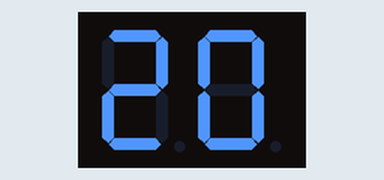
Simulated run of this sketch. Board: Arduino Uno, built with avr-gcc and run on an emulated ATmega328P. On the bench: 2-digit seven-segment display. Wiring (from diagram.json): 2-digit 7-segment display, segments lit when LOW: segments pin 1, pin 2, pin 3, pin 4, pin 5, pin 6, pin 7; digit selects pin 8, pin 9. The segment pins are drawn as the display they are named for.

Above: at 0.1 s.
At 3.4 s:
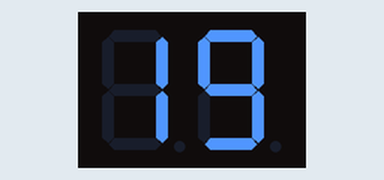
At 6.8 s:
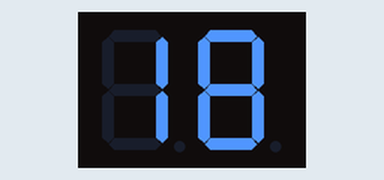
At 16.8 s:
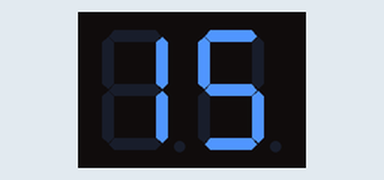
At 26.9 s:
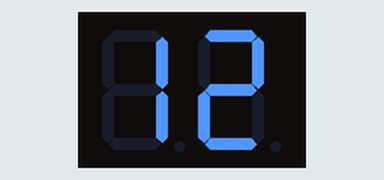
At 36.9 s:
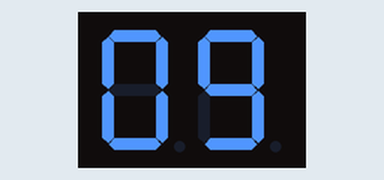

The sketch:

sketch.ino
```cpp
int a = 1, b = 2, c = 3, d = 4, e = 5, f = 6, g = 7, dg1 = 8, dg2 = 9;

// Array pola angka 0-9 untuk 7-segment display
const int numbers[10][7] = {
  {LOW, LOW, LOW, LOW, LOW, LOW, HIGH},  // 0
  {HIGH, LOW, LOW, HIGH, HIGH, HIGH, HIGH},  // 1
  {LOW, LOW, HIGH, LOW, LOW, HIGH, LOW},  // 2
  {LOW, LOW, LOW, LOW, HIGH, HIGH, LOW},  // 3
  {HIGH, LOW, LOW, HIGH, HIGH, LOW, LOW},  // 4
  {LOW, HIGH, LOW, LOW, HIGH, LOW, LOW},  // 5
  {LOW, HIGH, LOW, LOW, LOW, LOW, LOW},  // 6
  {LOW, LOW, LOW, HIGH, HIGH, HIGH, HIGH},  // 7
  {LOW, LOW, LOW, LOW, LOW, LOW, LOW},  // 8
  {LOW, LOW, LOW, LOW, HIGH, LOW, LOW}  // 9
};

void setup() {
  for (int i = a; i <= g; i++) pinMode(i, OUTPUT);  // Set pin segmen a-g sebagai output
  pinMode(dg1, OUTPUT);  // Digit pertama
  pinMode(dg2, OUTPUT);  // Digit kedua
}

void loop() {
  for (int i = 20; i >= 0; i--) {
    int tens = i / 10;  // Digit puluhan
    int ones = i % 10;  // Digit satuan
    for (int n = 0; n < 300; n++) {  // Looping untuk menjaga tampilan tetap stabil
      displayDigit(dg1, ones);  // Tampilkan digit satuan di dg1 (digit pertama/kiri)
      displayDigit(dg2, tens);  // Tampilkan digit puluhan di dg2 (digit kedua/kanan)
    }
    delay(300);  // Tunggu 1 detik sebelum pindah ke angka berikutnya
  }
}

// Fungsi untuk menampilkan digit pada 7-segment display
void displayDigit(int digitSelect, int num) {
  digitalWrite(digitSelect, LOW);  // Aktifkan digit yang dipilih (dg1 atau dg2)
  for (int i = 0; i < 7; i++) {
    digitalWrite(a + i, numbers[num][i]);  // Tampilkan angka sesuai pola
  }
  delay(5);  // Tambahkan sedikit delay untuk membuat tampilan stabil
  clear();  // Matikan segmen setelah ditampilkan
}

// Fungsi untuk mematikan semua segmen
void clear() {
  for (int i = a; i <= g; i++) {
    digitalWrite(i, HIGH);  // Set semua segmen menjadi HIGH (mati)
  }
  digitalWrite(dg1, HIGH);  // Matikan digit pertama
  digitalWrite(dg2, HIGH);  // Matikan digit kedua
}
```

Measured:
- what the display in image 0 shows lasts 3.1 s, from 0.0 s to 3.1 s
- what the display in image 1 shows lasts 3.0 s, from 3.4 s to 6.4 s
